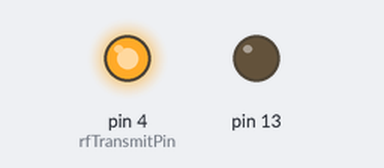
A sketch run on a simulated Arduino Uno, built with avr-gcc and run on an emulated ATmega328P. On the bench: output pins drawn as LEDs (lit = HIGH).

Above: at 0.1 s.
Timing chart, 0 to 1.6 s (numbered marks = the images above):
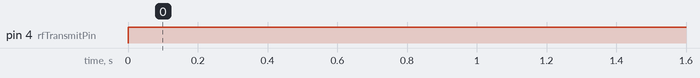

The sketch:

transmit-test.ino
```cpp
#define rfTransmitPin 4  //RF Transmitter pin = digital pin 4

 void setup(){
   pinMode(rfTransmitPin, OUTPUT);
   pinMode(13, OUTPUT);
 }

 void loop(){
   for(int i=4000; i>5; i=i-(i/3)){
     digitalWrite(rfTransmitPin, HIGH);     //Transmit a HIGH signal
     Serial.println("HIGH");
     delay(2000);                           //Wait for 1 second

//     digitalWrite(rfTransmitPin,LOW);      //Transmit a LOW signal
//     Serial.println("low");
//     delay(i);                            //Variable delay
   }
 }
```

Measured:
- by itself, pin 4 (rfTransmitPin): LOW → HIGH at 0.00 s
